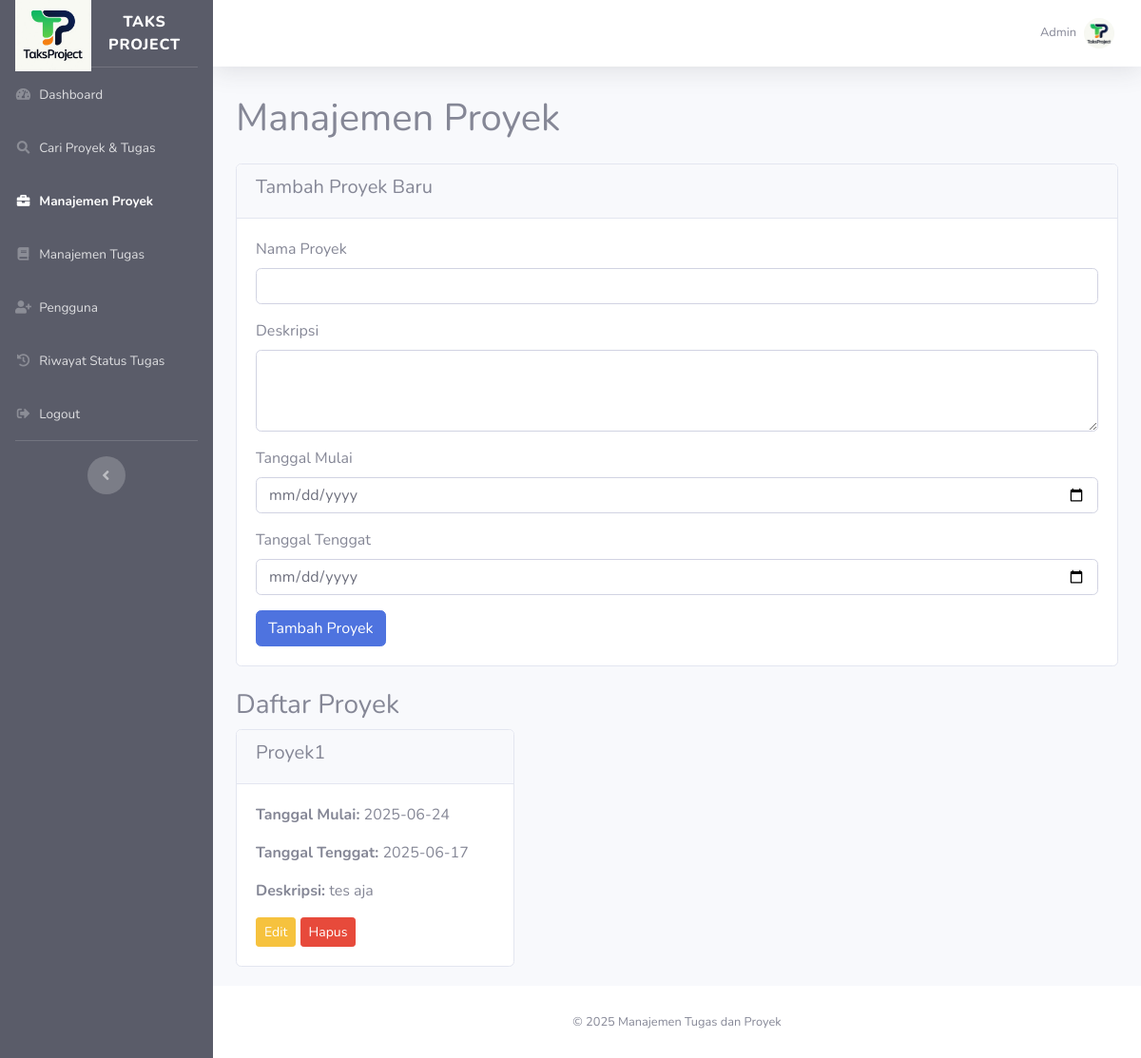
Screenshot of /proyek.php (signed in) with the database file from the repository.
### tables this page shows
CREATE TABLE `proyek` (
  `id` int(11) NOT NULL,
  `nama_proyek` varchar(255) NOT NULL,
  `deskripsi` text DEFAULT NULL,
  `tanggal_mulai` date DEFAULT NULL,
  `tanggal_tenggat` date DEFAULT NULL,
  `id_pengguna` int(11) DEFAULT NULL
);

### proyek.php (the view, shortened to what this page needs)
<?php
include 'koneksi.php';
$user_id = $_SESSION['user_id'];
$project = null;
$sql = "SELECT * FROM proyek WHERE id_pengguna = '$user_id' ORDER BY tanggal_tenggat ASC";
$result = $conn->query($sql);
?>
<!DOCTYPE html>
<html lang="id">
<head>
    <link href="vendor/fontawesome-free/css/all.min.css" rel="stylesheet" type="text/css">
    <link href="css/sb-admin-2.min.css" rel="stylesheet">
</head>
<body>
<div id="wrapper">
    <ul class="navbar-nav bg-dark sidebar sidebar-dark accordion" id="accordionSidebar">
       <div class="sidebar-brand d-flex align-items-center justify-content-center">
            <img src="assets/logo.jpg" alt="Logo" style="width: 80px; height: 80px;">
            <div class="sidebar-brand-text mx-3">Taks Project</div>
        </div>
        <hr class="sidebar-divider my-0">
        <li class="nav-item">
            <a class="nav-link" href="index.php">
                <i class="fas fa-fw fa-tachometer-alt"></i>
                <span>Dashboard</span>
            </a>
        </li>
        <li class="nav-item">
            <a class="nav-link" href="search.php">
                <i class="fas fa-fw fa-search"></i>
                <span>Cari Proyek & Tugas</span>
            </a>
        </li>
        <li class="nav-item active">
            <a class="nav-link" href="proyek.php">
                <i class="fas fa-fw fa-briefcase"></i>
                <span>Manajemen Proyek</span>
            </a>
        </li>
        <li class="nav-item">
            <a class="nav-link" href="tugas.php">
                <i class="fas fa-fw fa-book"></i>
                <span>Manajemen Tugas</span>
            </a>
        </li>
        <?php if (isset($_SESSION['user_id']) && $_SESSION['user_name'] === 'Admin'): ?>
            <li class="nav-item">
                <a class="nav-link" href="user.php">
                    <i class="fas fa-fw fa-user-plus"></i>
                    <span>Pengguna</span>
                </a>
            </li>
        <?php endif; ?>
        <li class="nav-item">
            <a class="nav-link" href="riwayat_status.php">
                <i class="fas fa-fw fa-history"></i>
                <span>Riwayat Status Tugas</span>
            </a>
        </li>
        <li class="nav-item">
            <a class="nav-link" href="logout.php">
                <i class="fas fa-fw fa-sign-out-alt"></i>
                <span>Logout</span>
            </a>
        </li>
    <hr class="sidebar-divider">
        <div class="text-center d-none d-md-inline">
            <button class="rounded-circle border-0" id="sidebarToggle"></button>
        </div>
    </ul>
    <div id="content-wrapper" class="d-flex flex-column">
        <div id="content">
            <nav class="navbar navbar-expand navbar-light bg-white topbar mb-4 static-top shadow">
                <ul class="navbar-nav ml-auto">
                    <li class="nav-item dropdown no-arrow">
                        <a class="nav-link dropdown-toggle" href="#" id="userDropdown" role="button" data-toggle="dropdown" aria-haspopup="true" aria-expanded="false">
                            <span class="mr-2 d-none d-lg-inline text-gray-600 small"><?php echo $_SESSION['user_name']; ?></span>
         <img class="img-profile rounded-circle"
     src="uploads/<?php echo isset($user['gambar']) && !empty($user['gambar']) ? $user['gambar'] : 'default-profile.png'; ?>"
     alt="Profile Picture">
                        </a>
                    </li>
                </ul>
            </nav>
            <div class="container">
                <h1 class="mb-4">Manajemen Proyek</h1>
                <div class="card mb-4">
                    <div class="card-header">
                        <h5><?php echo isset($project) ? 'Edit Proyek' : 'Tambah Proyek Baru'; ?></h5>
                    </div>
                    <div class="card-body">
                        <form action="proyek.php" method="POST">
                            <div class="mb-3">
                                <label for="nama_proyek" class="form-label">Nama Proyek</label>
                                <input type="text" class="form-control" id="nama_proyek" name="nama_proyek" value="<?php echo isset($project) ? $project['nama_proyek'] : ''; ?>" required>
                            </div>
                            <div class="mb-3">
                                <label for="deskripsi" class="form-label">Deskripsi</label>
                                <textarea class="form-control" id="deskripsi" name="deskripsi" rows="3" required><?php echo isset($project) ? $project['deskripsi'] : ''; ?></textarea>
                            </div>
                            <div class="mb-3">
                                <label for="tanggal_mulai" class="form-label">Tanggal Mulai</label>
                                <input type="date" class="form-control" id="tanggal_mulai" name="tanggal_mulai" value="<?php echo isset($project) ? $project['tanggal_mulai'] : ''; ?>" required>
                            </div>
                            <div class="mb-3">
                                <label for="tanggal_tenggat" class="form-label">Tanggal Tenggat</label>
                                <input type="date" class="form-control" id="tanggal_tenggat" name="tanggal_tenggat" value="<?php echo isset($project) ? $project['tanggal_tenggat'] : ''; ?>" required>
                            </div>
                            <button type="submit" name="<?php echo isset($project) ? 'edit_proyek' : 'submit'; ?>" class="btn btn-primary"><?php echo isset($project) ? 'Perbarui Proyek' : 'Tambah Proyek'; ?></button>
                        </form>
                    </div>
                </div>
                <h3>Daftar Proyek</h3>
                <div class="row">
                    <?php if ($result->num_rows > 0): ?>
                        <?php while ($project = $result->fetch_assoc()): ?>
                            <div class="col-md-4 task-card">
                                <div class="card">
                                    <div class="card-header">
                                        <h5><?php echo $project['nama_proyek']; ?></h5>
                                    </div>
                                    <div class="card-body">
                                        <p><strong>Tanggal Mulai:</strong> <?php echo $project['tanggal_mulai']; ?></p>
                                        <p><strong>Tanggal Tenggat:</strong> <?php echo $project['tanggal_tenggat']; ?></p>
                                        <p><strong>Deskripsi:</strong> <?php echo $project['deskripsi']; ?></p>
                                        <a href="proyek.php?edit=<?php echo $project['id']; ?>" class="btn btn-warning btn-sm">Edit</a>
                                        <a href="proyek.php?hapus=<?php echo $project['id']; ?>" class="btn btn-danger btn-sm">Hapus</a>
                                    </div>
                                </div>
                            </div>
                        <?php endwhile; ?>
                    <?php endif; ?>
                </div>
            </div>
<footer class="sticky-footer bg-white">
    <div class="container my-auto">
        <div class="copyright text-center my-auto">
            <span>© 2025 Manajemen Tugas dan Proyek</span>
        </div>
    </div>
</footer>
        </div>
    </div>
</div>
</body>
</html>

### proyek.php (style rules this page uses)
.container { margin-top: 30px; }
.task-card { margin-bottom: 20px; }

### rows the page displays
proyek: nama_proyek "Proyek1", tanggal_mulai "2025-06-24", tanggal_tenggat "2025-06-17", deskripsi "tes aja"

### other values shown
$_SESSION['user_name'] "Admin"
